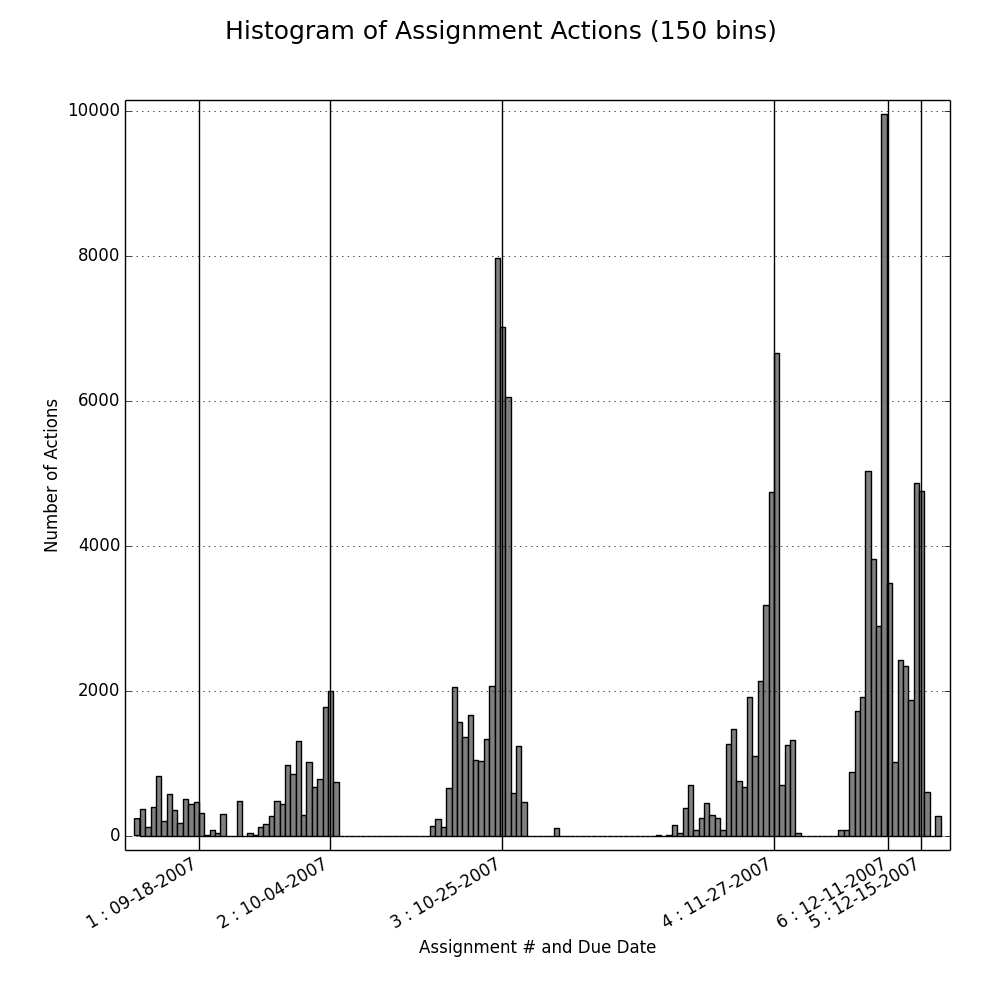

Source code (Python):
# !usr/bin/python

######################################################################
#																	
# Assignment 5 - Problem 2
# November 24th, 2013
#
# Michael Musick
#
#	Description: Histogram of submitted assignments
#	
#	How did I select the bins and why:
#		I chose 150 bins.  Although I should have used the formula to 
#		determine a statistically optimal number, 150 shows a great deal 
#		of detail while not being to high of resolution.
#	
#	What hypothesis can you make about the amount of 
#	work (i.e. number of actions) for the different 
#	assignments just by looking to this histogram?
#		As the assignments progressed through the semester it took students
#		more work to complete each one.  With many students completing
#		the assignments after the due dates.
#	
#	What pattern can you observe for the amount of 
#	work (i.e. number of actions) close to the deadlines?
#		The students would work primarily right at the deadline and
#		many would not give themselves enough time to finish as evident
#		by the number actions "right" after a deadline.
#	
#	
#
######################################################################

# IMPORT NECCESSARY LIBRARIES
import matplotlib.pyplot as plt 
import matplotlib.dates as mdates
from datetime import datetime, timedelta
import numpy as np



# create global variables for value arrays
actionTimestamps = []
dueDates = {'1':"2007-09-18 12:00:00", '2':"2007-10-04 12:00:00", '3':"2007-10-25 12:00:00", '4':"2007-11-27 12:00:00", '5':"2007-12-15 12:00:00", '6':"2007-12-11 12:00:00"}

# MAIN FUNCTION
def main():
	# IMPORT THAT DATA
	data_fromFile = open('actions-fall-2007.dat', 'r')
	tempDateArr = []
	for line in data_fromFile:		
		datetime_checkAdd( line.strip() )
	
	# print actionTimestamps
	timestampArr = np.array(actionTimestamps)
	timestampArr = np.sort(timestampArr)

	dueDatesString = []
	dueDatesArr = []

	# get the due date ticks	
	for key in dueDates:
		date_ = dueDates[key]
		date_ = datetime.strptime(date_,"%Y-%m-%d %H:%M:%S")
		dueDatesString.append( key+" : "+date_.strftime("%m-%d-%Y") )
		dueDatesArr.append(float(date_.strftime('%s')))
		

	# fig = plt.figure()
	num_bins = 150	
	fig, ax = plt.subplots(figsize=[10,10])
	n, bins, patches = plt.hist(timestampArr, num_bins, histtype='bar', color='grey')

	histMax = max(n)

	ax.vlines(dueDatesArr, 0-histMax*0.02, histMax+histMax*0.02)
	ax.grid(True)

	box = ax.get_position()
	ax.set_position([box.x0, box.y0+box.height*0.2, box.width, box.height*0.8])

	ax.set_xticks(dueDatesArr)
	ax.set_xticklabels(dueDatesString, ha='right', rotation='30')
	
	fig.suptitle('Histogram of Assignment Actions (150 bins)', fontsize='18')
	ax.set_ylabel('Number of Actions')
	ax.set_xlabel('Assignment # and Due Date')

	plt.axis( [np.amin(timestampArr)-100000, np.amax(timestampArr)+100000, 0-histMax*0.02, histMax+histMax*0.02])
	plt.subplots_adjust(left=None, bottom=0.15, right=0.95, top=None, wspace=0.01, hspace=None)
	fig.patch.set_facecolor('white')
	fig.savefig('Problem2.png')
	plt.show()




# determine if a string is a valid timestamp, if so add to the array
def datetime_checkAdd( inDate ):
    try:
        tempdate = datetime.strptime( inDate, "%Y-%m-%d %H:%M:%S")
    except ValueError:
        return False
    
    actionTimestamps.append( float(tempdate.strftime('%s')) )
    return True



# EXECUTE THE PROGRAM
if __name__ == "__main__":
    main()        